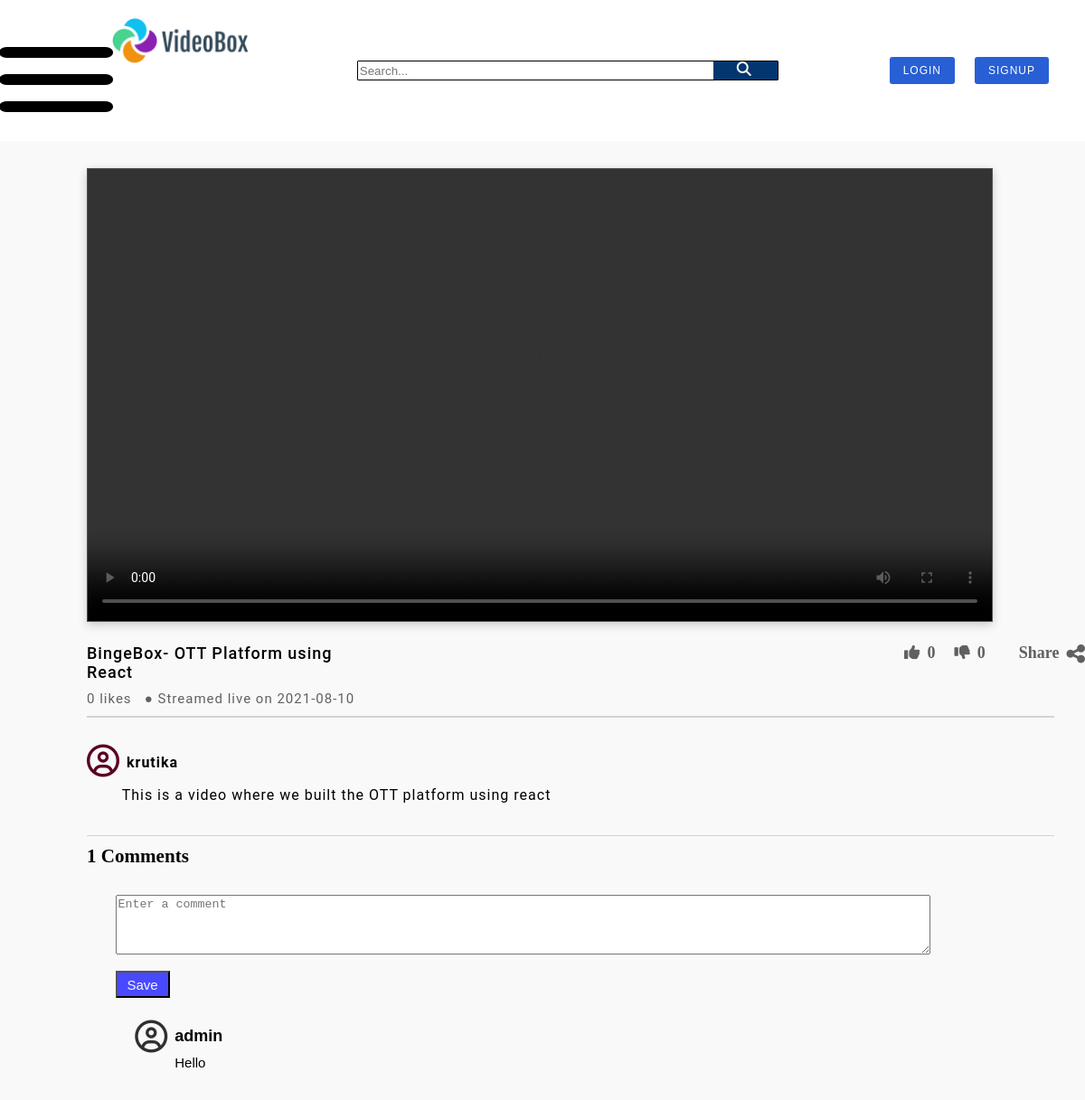
Screenshot of /view/3/ with the database file from the repository.
### website/models.py (models this page shows, shortened)
class NewVideo(models.Model):
    user = models.ForeignKey(User,on_delete=models.CASCADE,default="")
    title = models.CharField(max_length=100,default="")
    description = TextField(max_length=1000,default="")
    likes = models.IntegerField(default=0)
    dislikes = models.IntegerField(default=0)
    date = models.CharField(default="",max_length=100)
    thumbnail = models.ImageField(upload_to='thumbnail_uploaded',default = None)
    video = models.FileField(upload_to='videos_uploaded',validators=[FileExtensionValidator(allowed_extensions=['MOV','avi','mp4','webm','mkv'])], default=None)
    def __str__(self):
        return self.title

class Comment(models.Model):
    user = models.ForeignKey(User,on_delete=models.CASCADE)
    text = models.TextField(max_length=1000)
    video = models.ForeignKey(NewVideo,on_delete=models.CASCADE,default=2)

### website/views.py (the view, shortened to what this page needs)
# urls.py: url(r'^view/(?P<pk>\d+)/$', views.video, name='ViewVideo'),
def video(request,pk):
    video = NewVideo.objects.get(pk=pk)
    print(video)
    comments=Comment.objects.filter(video = video)
    count = Comment.objects.filter(video = video).count()
    return render(request,'videoView.html',{'video':video,'comments':comments,'count':count})

### templates/videoView.html (shortened to what this page needs)
{% load static %}<!DOCTYPE html>
<html lang="en">
<head>
    <link rel="stylesheet" href="{% static 'css/homepage.css' %}">
    <link rel="stylesheet" href="{% static 'css/video.css' %}">
</head>
<body>
    <div class="header_section">
        <div class="left_section">
            <i class="fa fa-bars hamburger fa-6x" style="transform: scale(1.5,1);" aria-hidden="true"></i>
            <a href="{% url 'homepage' %}"><img class="logo-styles" src="{% static 'images/logo.png' %}" alt="VideoBox"></a>
        </div>
        <form action="{% url 'Search' %}" method="get" class="search_section">
            <input name="q" type="text" placeholder="Search...">
            <i class="fa fa-search" aria-hidden="true"></i>
        </form>
        {% if user.is_authenticated %}
        <div class="account_section">
            <a href = '/upload'><i class="fa fa-video-camera" aria-hidden="true" style="margin: 10px;"></i></a>
            <h4 style="margin: 6px;font-size: 18px;font-family: sans-serif;letter-spacing: 0.5px;">{{user.username}}</h4>
            <i class="fa fa-caret-down" aria-hidden="true"></i>
        </div>
        {% else %}
        <div class="account_section">
            <a href="{% url 'account_login' %}"><button class="AuthButton" >
               Login
           </button> </a>
           <a href="{% url 'account_signup' %}"><button class="AuthButton">
               SignUp
           </button></a>
        </div>
        {% endif %}
    </div>
    <div class="TheMainVideoSection">
        <div class="videos">
            <video  width="1000" height="500" controls>
                <source src={{video.video.url}} type="video/mp4">
            </video>
            <div class="Video_section">
                <div class="First_line">
                    <h4>{{ video.title }}</h4>
                    <div class="LikeUnlike">
                        <form method="POST">
                        <button class="ldbutton" name="Like">
                        <i class="fa fa-thumbs-up" aria-hidden="true" id="IconResize"></i>
                      </button>
                    </form>
                    <h4 class="LikeCount"> {{ video.likes }} </h4>
                    <form method="POST">
                    <button class="ldbutton" name="Dislike">
                        <i class="fa fa-thumbs-down" aria-hidden="true" id="IconResize"></i>
                    </button>
                    </form>
                    <h4 class="LikeCount">{{ video.dislikes }}</h4>
                    </div>
                    <div class="Share_feature">
                        <h4>Share</h4>
                        <i class="fa fa-share-alt" aria-hidden="true" id="IconResize"></i>
                    </div>
                </div>
                <p>{{ video.likes }} likes  &nbsp; ● Streamed live on {{ video.date }}</p>
                <div class="Next_ROW" style="height: 1.5px;width:1070px;"></div>
                <div class="ProfileSection">
                    <div class="ProfileAccount">
                        <i class="fa fa-user-circle-o" aria-hidden="true"></i>
                        <h4>{{video.user}}</h4>
                    </div>
                    <p>{{ video.description }}</p>
                </div>
                <div class="Next_ROW" style="height: 1.5px;width:1070px;"></div>
                <h3> {{count}} Comments</h3>
                <div class="MyComment">
                <form method="POST">
                    <textarea rows="4" cols="110" placeholder="Enter a comment" name="Addcomment"></textarea>
                    <button class="Comment_button" type="submit">Save</button>
                </form>
                    <div class="OthersComment">
                        {% for comment in comments %}
                        <div class="SingleComment">
                            <div class="AlignCommentItem" style="display: flex;">
                                <i class="fa fa-user-circle-o" aria-hidden="true"></i>
                                <div class="NameText">
                                    <h4>{{comment.user}}</h4>
                                    <p>{{comment.text}}</p>
                                </div>
                            </div>
                        </div>
                        {% endfor %}
                </div>
            </div>
        </div>
    </div>
</body>
</html>

### static/css/homepage.css (style rules this page uses)
* { margin: 0; }
a { text-decoration: none; outline: none; color :inherit; }
.header_section { display: flex; align-items: center; justify-content:space-between; padding: 20px; position: sticky; top:0; z-index: 100; background-color: white; }
.logo-styles { height: 50px; object-fit: contain; margin-left:20px; }
.account_section { display: flex; align-items:center; }
.search_section { display: flex; align-items:center; justify-content:center; width:40%; border: 1px solid black; border-radius:1px; padding: 0px; padding-top: 0px; padding-left: 0px; padding-bottom: 0px; }
.search_section > input { flex: 1; border: none; justify-content: center; }
.search_section > i { width:50px; background-color: rgb(3, 53, 110); border-left: 1px solid rgb(3, 53, 110); padding-bottom: 4.0px; }
.fa-search { padding-left: 20px; padding-top: 0px; padding-bottom: 0px; }
.fa-search:before { padding-left: 10%; content: "\f002"; color :white; margin-top: 10px; }
.left_section { display: flex; justify-content:center; position: sticky; background-color: white; }
.hamburger { padding-top: 20px; }
.Next_ROW { height:1px; border:0; background-color:lightgray; margin-top: 10px; margin-bottom: 10px; }
.AuthButton { padding: 8px 15px; border: none; color: #fff; font-size: 12px; cursor: pointer; text-transform: uppercase; letter-spacing: 1px; border: 2px solid #fff; border-radius: 5px; background: #285fd4; -webkit-transition: 0.5s all; -moz-transition: 0.5s all; -o-transition: 0.5s all; -ms-transition: 0.5s all; transition: 0.5s all; margin-right: 1.5em; font-weight:400; }

### static/css/video.css (style rules this page uses)
.TheMainVideoSection { background-color : #f9f9f9; display:block; }
.videos >video { margin-left: 8%; margin-top: 30px; border: 1px solid rgb(82, 80, 80); box-shadow: 0 3px 10px rgb(0 0 0 / 0.2); }
.Video_section { margin-top :20px; font-size :18px; margin-left: 8%; }
.Video_section > p { font-family: Roboto,Arial,sans-serif; margin-top: 10px; font-size: 15px; font-weight:400 !important; color :#606060; letter-spacing:1px; }
.First_line >h4 { font-weight: 500 !important; letter-spacing: 1px; font-family: Roboto,Arial,sans-serif; }
.First_line { display : flex; }
.LikeUnlike { display : flex; margin-left:53%; margin-right:2%; color :#606060; }
.Share_feature { display:flex; color :#606060; }
.Share_feature h4 { margin-right: 8px; font-size: 1em; }
#IconResize { font-size: 1.3em; }
.LikeCount { margin-left: 2px; margin-right:15px }
.ProfileSection { margin-top:30px; }
.ProfileAccount { display : flex; }
.ProfileAccount >i { font-size:2em; color :rgb(90, 3, 32); margin-right: 8px; }
.ProfileAccount >h4 { margin-top: 10px; font-weight:bolder; font-size:16px; letter-spacing: 1px; font-family: Roboto,Arial,sans-serif; }
.ProfileSection p { margin-top:10px; margin-bottom: 35px; letter-spacing: 1px; font-size: 16px; font-family: Roboto,Arial,sans-serif; width :800px; margin-left: 3.5%; align-items: center; text-align:left; }
.MyComment { display:table-caption; font-family: sans-serif; margin-left: 3.5%; margin-top: 30px; }
.Comment_button { height:30px; margin-top:13px; justify-self: end; width:60px; font-size: 15px; color :#f9f9f9; background-color:rgb(73, 73, 255); cursor : pointer; }
.OthersComment { display: block; margin-top:15px; padding-top: 10px; padding-bottom: 8px; margin-left: 2.5%; }
.SingleComment { margin-bottom: 25px; }
.NameText { width : 800px; }
.NameText >h4 { font-size:18px; font-weight:bold; margin-bottom: 5px; margin-top: 7px; }
.NameText >p { font-size:15px; margin-top: 10px; }
.AlignCommentItem >i { font-size:2em; color :rgb(49, 48, 49); margin-right: 8px; }
.ldbutton { color :inherit; background-color:inherit; border: none; cursor: pointer; }

### rows the page displays
NewVideo: title "BingeBox- OTT Platform using React", likes "0", dislikes "0", date "2021-08-10", user "krutika", description "This is a video where we built the OTT platform using react"
Comment: user "admin", text "Hello"

### other values shown
{{ count }} "1"
